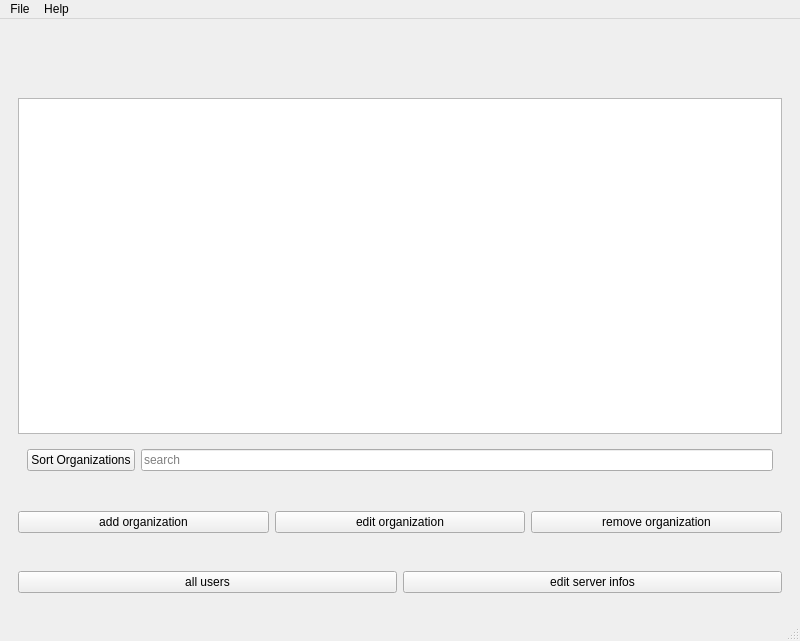
<?xml version="1.0" encoding="UTF-8"?>
<ui version="4.0">
 <class>ToDoList</class>
 <widget class="QMainWindow" name="ToDoList">
  <property name="geometry">
   <rect>
    <x>0</x>
    <y>0</y>
    <width>800</width>
    <height>641</height>
   </rect>
  </property>
  <property name="minimumSize">
   <size>
    <width>800</width>
    <height>600</height>
   </size>
  </property>
  <property name="windowTitle">
   <string>ToDoList</string>
  </property>
  <widget class="QWidget" name="centralwidget">
   <layout class="QVBoxLayout" name="verticalLayout">
    <item>
     <widget class="QWidget" name="widget_3" native="true">
      <property name="minimumSize">
       <size>
        <width>0</width>
        <height>50</height>
       </size>
      </property>
     </widget>
    </item>
    <item>
     <widget class="QWidget" name="widget_2" native="true">
      <property name="maximumSize">
       <size>
        <width>16777215</width>
        <height>400</height>
       </size>
      </property>
      <layout class="QVBoxLayout" name="verticalLayout_2">
       <item>
        <widget class="QListWidget" name="todolist_organizations_list">
         <property name="font">
          <font>
           <pointsize>16</pointsize>
           <bold>true</bold>
          </font>
         </property>
         <property name="sortingEnabled">
          <bool>false</bool>
         </property>
        </widget>
       </item>
       <item>
        <widget class="QWidget" name="widget_6" native="true">
         <layout class="QHBoxLayout" name="horizontalLayout_3">
          <item>
           <widget class="QPushButton" name="sort_organizations_BTN">
            <property name="text">
             <string>Sort Organizations</string>
            </property>
           </widget>
          </item>
          <item>
           <widget class="QLineEdit" name="search_organizations_qstring">
            <property name="placeholderText">
             <string>search</string>
            </property>
           </widget>
          </item>
         </layout>
        </widget>
       </item>
      </layout>
     </widget>
    </item>
    <item>
     <widget class="QWidget" name="widget" native="true">
      <property name="minimumSize">
       <size>
        <width>0</width>
        <height>50</height>
       </size>
      </property>
      <layout class="QHBoxLayout" name="horizontalLayout">
       <item>
        <widget class="QPushButton" name="add_organization_BTN">
         <property name="text">
          <string>add organization</string>
         </property>
        </widget>
       </item>
       <item>
        <widget class="QPushButton" name="edit_organization_BTN">
         <property name="text">
          <string>edit organization</string>
         </property>
        </widget>
       </item>
       <item>
        <widget class="QPushButton" name="remove_organization_BTN">
         <property name="text">
          <string>remove organization</string>
         </property>
        </widget>
       </item>
      </layout>
     </widget>
    </item>
    <item>
     <widget class="QWidget" name="widget_7" native="true">
      <layout class="QHBoxLayout" name="horizontalLayout_4">
       <item>
        <widget class="QPushButton" name="add_new_user_BTN">
         <property name="text">
          <string>all users</string>
         </property>
        </widget>
       </item>
       <item>
        <widget class="QPushButton" name="pushButton_2">
         <property name="text">
          <string>edit server infos</string>
         </property>
        </widget>
       </item>
      </layout>
     </widget>
    </item>
   </layout>
  </widget>
  <widget class="QMenuBar" name="menubar">
   <property name="geometry">
    <rect>
     <x>0</x>
     <y>0</y>
     <width>800</width>
     <height>26</height>
    </rect>
   </property>
   <widget class="QMenu" name="menuFile">
    <property name="title">
     <string>File</string>
    </property>
    <addaction name="actionSort_Organizations"/>
    <addaction name="separator"/>
    <addaction name="actionExit"/>
   </widget>
   <widget class="QMenu" name="menuHelp">
    <property name="title">
     <string>Help</string>
    </property>
    <addaction name="actionHelp"/>
    <addaction name="actionAbout"/>
   </widget>
   <addaction name="menuFile"/>
   <addaction name="menuHelp"/>
  </widget>
  <widget class="QStatusBar" name="statusbar"/>
  <action name="actionSort_Organizations">
   <property name="text">
    <string>Sort Organizations</string>
   </property>
   <property name="shortcut">
    <string>Ctrl+R</string>
   </property>
  </action>
  <action name="actionExit">
   <property name="text">
    <string>Exit</string>
   </property>
   <property name="shortcut">
    <string>Ctrl+Q</string>
   </property>
  </action>
  <action name="actionHelp">
   <property name="text">
    <string>Help</string>
   </property>
  </action>
  <action name="actionAbout">
   <property name="text">
    <string>About</string>
   </property>
  </action>
 </widget>
 <resources/>
 <connections/>
</ui>
